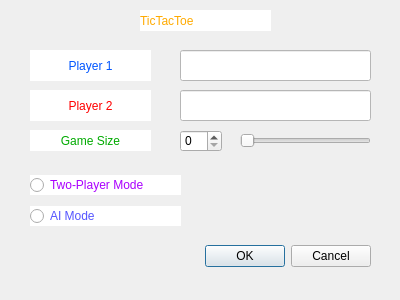
<?xml version="1.0" encoding="UTF-8"?>
<ui version="4.0">
 <class>GameConfiguration</class>
 <widget class="QDialog" name="GameConfiguration">
  <property name="geometry">
   <rect>
    <x>0</x>
    <y>0</y>
    <width>400</width>
    <height>300</height>
   </rect>
  </property>
  <property name="windowTitle">
   <string>Dialog</string>
  </property>
  <widget class="QDialogButtonBox" name="buttonBox">
   <property name="geometry">
    <rect>
     <x>170</x>
     <y>240</y>
     <width>201</width>
     <height>32</height>
    </rect>
   </property>
   <property name="orientation">
    <enum>Qt::Horizontal</enum>
   </property>
   <property name="standardButtons">
    <set>QDialogButtonBox::Cancel|QDialogButtonBox::Ok</set>
   </property>
  </widget>
  <widget class="QLabel" name="label">
   <property name="geometry">
    <rect>
     <x>140</x>
     <y>10</y>
     <width>131</width>
     <height>21</height>
    </rect>
   </property>
   <property name="styleSheet">
    <string notr="true">font: 700 14pt &quot;Magneto&quot;;
color: rgb(255, 170, 0);
background-color: rgb(255, 255, 255);</string>
   </property>
   <property name="text">
    <string>TicTacToe</string>
   </property>
  </widget>
  <widget class="QLabel" name="player1Label">
   <property name="geometry">
    <rect>
     <x>30</x>
     <y>50</y>
     <width>121</width>
     <height>31</height>
    </rect>
   </property>
   <property name="styleSheet">
    <string notr="true">color: rgb(0, 85, 255);
background-color: rgb(255, 255, 255);
font: 700 12pt &quot;Magneto&quot;;</string>
   </property>
   <property name="text">
    <string>Player 1</string>
   </property>
   <property name="alignment">
    <set>Qt::AlignCenter</set>
   </property>
  </widget>
  <widget class="QLabel" name="player2Label">
   <property name="geometry">
    <rect>
     <x>30</x>
     <y>90</y>
     <width>121</width>
     <height>31</height>
    </rect>
   </property>
   <property name="styleSheet">
    <string notr="true">color: rgb(255, 0, 0);
background-color: rgb(255, 255, 255);
font: 700 12pt &quot;Magneto&quot;;</string>
   </property>
   <property name="text">
    <string>Player 2</string>
   </property>
   <property name="alignment">
    <set>Qt::AlignCenter</set>
   </property>
  </widget>
  <widget class="QLineEdit" name="player1LineEdit">
   <property name="geometry">
    <rect>
     <x>180</x>
     <y>50</y>
     <width>191</width>
     <height>31</height>
    </rect>
   </property>
   <property name="styleSheet">
    <string notr="true">font: 700 12pt &quot;Magneto&quot;;
background-color: rgb(255, 255, 255);</string>
   </property>
  </widget>
  <widget class="QLineEdit" name="player2LineEdit">
   <property name="geometry">
    <rect>
     <x>180</x>
     <y>90</y>
     <width>191</width>
     <height>31</height>
    </rect>
   </property>
   <property name="styleSheet">
    <string notr="true">font: 700 12pt &quot;Magneto&quot;;
background-color: rgb(255, 255, 255);</string>
   </property>
  </widget>
  <widget class="QSpinBox" name="spinBox">
   <property name="geometry">
    <rect>
     <x>180</x>
     <y>130</y>
     <width>42</width>
     <height>22</height>
    </rect>
   </property>
  </widget>
  <widget class="QSlider" name="horizontalSlider">
   <property name="geometry">
    <rect>
     <x>240</x>
     <y>130</y>
     <width>131</width>
     <height>22</height>
    </rect>
   </property>
   <property name="orientation">
    <enum>Qt::Horizontal</enum>
   </property>
  </widget>
  <widget class="QLabel" name="label_4">
   <property name="geometry">
    <rect>
     <x>30</x>
     <y>130</y>
     <width>121</width>
     <height>21</height>
    </rect>
   </property>
   <property name="styleSheet">
    <string notr="true">color: rgb(0, 170, 0);
background-color: rgb(255, 255, 255);
font: 700 12pt &quot;Magneto&quot;;</string>
   </property>
   <property name="text">
    <string>Game Size</string>
   </property>
   <property name="alignment">
    <set>Qt::AlignCenter</set>
   </property>
  </widget>
  <widget class="QWidget" name="layoutWidget">
   <property name="geometry">
    <rect>
     <x>30</x>
     <y>170</y>
     <width>151</width>
     <height>61</height>
    </rect>
   </property>
   <layout class="QVBoxLayout" name="verticalLayout">
    <item>
     <widget class="QRadioButton" name="radioButton">
      <property name="styleSheet">
       <string notr="true">color: rgb(170, 0, 255);
font: 700 10pt &quot;Bodoni MT&quot;;
background-color: rgb(255, 255, 255);</string>
      </property>
      <property name="text">
       <string>Two-Player Mode</string>
      </property>
     </widget>
    </item>
    <item>
     <widget class="QRadioButton" name="radioButton_2">
      <property name="styleSheet">
       <string notr="true">color: rgb(85, 85, 255);
font: 700 10pt &quot;Bodoni MT&quot;;
background-color: rgb(255, 255, 255);</string>
      </property>
      <property name="text">
       <string>AI Mode</string>
      </property>
     </widget>
    </item>
   </layout>
  </widget>
 </widget>
 <resources/>
 <connections>
  <connection>
   <sender>buttonBox</sender>
   <signal>accepted()</signal>
   <receiver>GameConfiguration</receiver>
   <slot>accept()</slot>
   <hints>
    <hint type="sourcelabel">
     <x>248</x>
     <y>254</y>
    </hint>
    <hint type="destinationlabel">
     <x>157</x>
     <y>274</y>
    </hint>
   </hints>
  </connection>
  <connection>
   <sender>buttonBox</sender>
   <signal>rejected()</signal>
   <receiver>GameConfiguration</receiver>
   <slot>reject()</slot>
   <hints>
    <hint type="sourcelabel">
     <x>316</x>
     <y>260</y>
    </hint>
    <hint type="destinationlabel">
     <x>286</x>
     <y>274</y>
    </hint>
   </hints>
  </connection>
  <connection>
   <sender>spinBox</sender>
   <signal>valueChanged(int)</signal>
   <receiver>horizontalSlider</receiver>
   <slot>setValue(int)</slot>
   <hints>
    <hint type="sourcelabel">
     <x>196</x>
     <y>140</y>
    </hint>
    <hint type="destinationlabel">
     <x>264</x>
     <y>140</y>
    </hint>
   </hints>
  </connection>
 </connections>
</ui>
